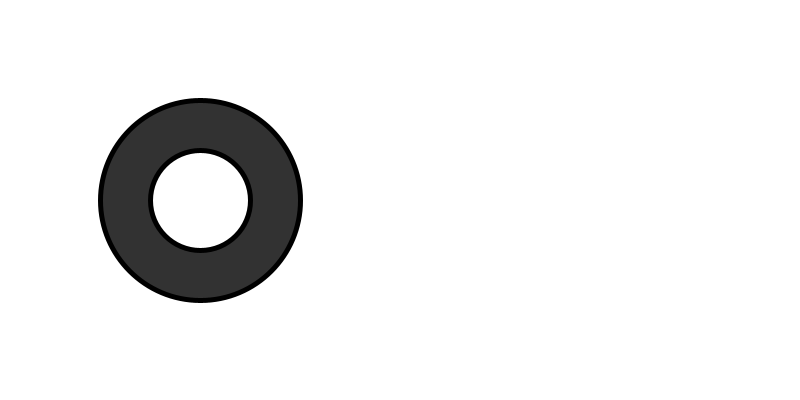
Frame 1 (no input)
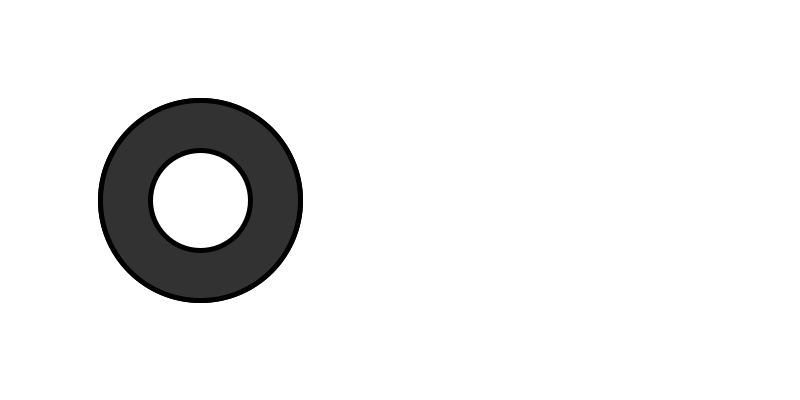
Frame 2 (the mouse pressed at the canvas centre, redrawn once)

The Processing sketch that drew these frames (run headless with seeded random() and noise(); the mouse was pressed at the canvas centre and the sketch redrawn once):

// Processing sketch: sketch_1
// ── sketch_1.pde
void setup()
{
  size(800,400);
  background(255);
  noLoop();
}

void draw()
{
  ellipseMode(RADIUS);  
  fill(50);  
  strokeWeight(5);
  ellipse(200, 200, 100, 100);  
  
  ellipseMode(CENTER); 
  fill(255); 
  strokeWeight(5);
  ellipse(200, 200, 100, 100); 
}
